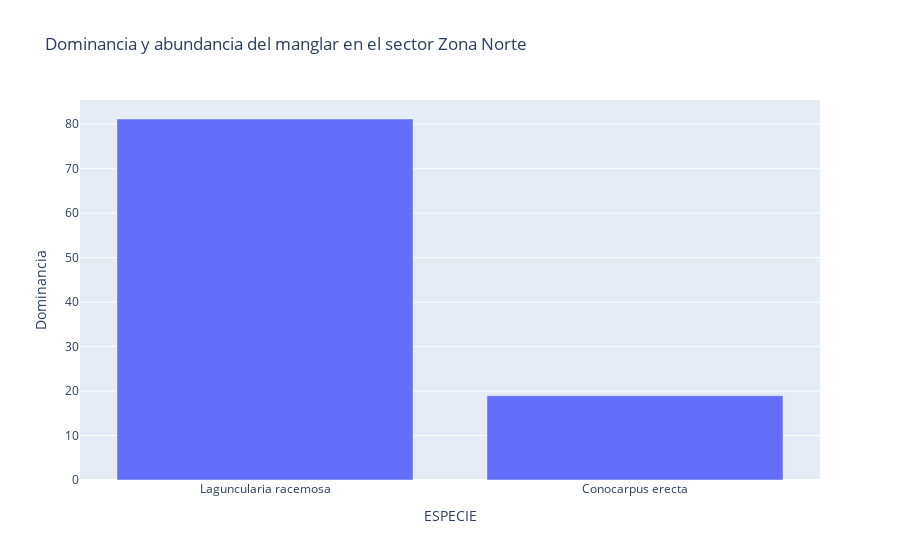

The notebook cell this image was saved under:
### Code cell
figura5=px.bar(df_5,x="ESPECIE",y="Dominancia",barmode="group",title="Dominancia y abundancia del manglar en el sector Zona Norte")
figura5

### Figure 1 — Plotly figure (JSON) as saved in the notebook; plotly's stock layout.template omitted (floating-point values rounded to 4 significant figures)
{"data": [{"alignmentgroup": "True", "hovertemplate": "ESPECIE=%{x}<br>Dominancia=%{y}<extra></extra>", "legendgroup": "", "marker": {"color": "#636efa", "pattern": {"shape": ""}}, "name": "", "offsetgroup": "", "orientation": "v", "showlegend": false, "textposition": "auto", "type": "bar", "x": ["Laguncularia racemosa", "Conocarpus erecta"], "xaxis": "x", "y": [81.17, 18.96], "yaxis": "y"}], "layout": {"autosize": true, "barmode": "group", "legend": {"tracegroupgap": 0}, "title": {"text": "Dominancia y abundancia del manglar en el sector Zona Norte"}, "xaxis": {"anchor": "y", "autorange": true, "domain": [0, 1], "range": [-0.5, 1.5], "title": {"text": "ESPECIE"}, "type": "category"}, "yaxis": {"anchor": "x", "autorange": true, "domain": [0, 1], "range": [0, 85.44], "title": {"text": "Dominancia"}, "type": "linear"}}}
